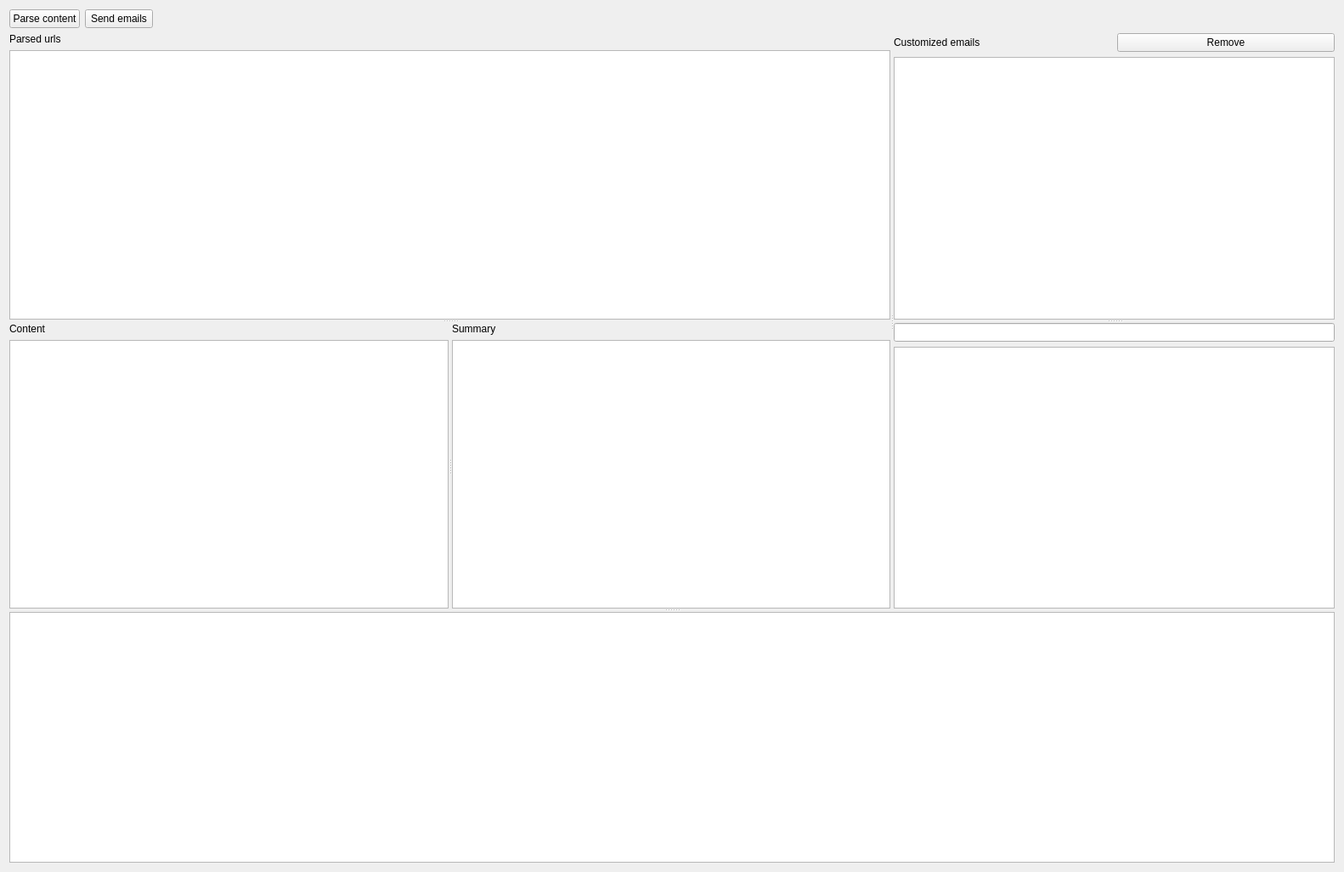
<?xml version="1.0" encoding="UTF-8"?>
<ui version="4.0">
 <class>PaneEmails</class>
 <widget class="QWidget" name="PaneEmails">
  <property name="geometry">
   <rect>
    <x>0</x>
    <y>0</y>
    <width>1582</width>
    <height>1026</height>
   </rect>
  </property>
  <property name="windowTitle">
   <string>Emails Customized</string>
  </property>
  <layout class="QVBoxLayout" name="verticalLayout_6">
   <item>
    <layout class="QHBoxLayout" name="horizontalLayout_2">
     <item>
      <widget class="QPushButton" name="buttonParseWebPages">
       <property name="text">
        <string>Parse content</string>
       </property>
       <property name="checkable">
        <bool>true</bool>
       </property>
      </widget>
     </item>
     <item>
      <widget class="QPushButton" name="buttonSendEmails">
       <property name="text">
        <string>Send emails</string>
       </property>
       <property name="checkable">
        <bool>true</bool>
       </property>
      </widget>
     </item>
     <item>
      <spacer name="horizontalSpacer">
       <property name="orientation">
        <enum>Qt::Horizontal</enum>
       </property>
       <property name="sizeHint" stdset="0">
        <size>
         <width>40</width>
         <height>20</height>
        </size>
       </property>
      </spacer>
     </item>
    </layout>
   </item>
   <item>
    <widget class="QSplitter" name="splitterMain">
     <property name="orientation">
      <enum>Qt::Vertical</enum>
     </property>
     <widget class="QSplitter" name="splitterTop">
      <property name="orientation">
       <enum>Qt::Horizontal</enum>
      </property>
      <widget class="QSplitter" name="splitterLeft">
       <property name="orientation">
        <enum>Qt::Vertical</enum>
       </property>
       <widget class="QWidget" name="">
        <layout class="QVBoxLayout" name="verticalLayout_3">
         <item>
          <widget class="QLabel" name="label">
           <property name="text">
            <string>Parsed urls</string>
           </property>
          </widget>
         </item>
         <item>
          <widget class="QTreeView" name="treeViewUrls"/>
         </item>
        </layout>
       </widget>
       <widget class="QSplitter" name="splitter">
        <property name="orientation">
         <enum>Qt::Horizontal</enum>
        </property>
        <widget class="QWidget" name="">
         <layout class="QVBoxLayout" name="verticalLayout">
          <item>
           <widget class="QLabel" name="label_3">
            <property name="text">
             <string>Content</string>
            </property>
           </widget>
          </item>
          <item>
           <widget class="QPlainTextEdit" name="plainTextEditContent"/>
          </item>
         </layout>
        </widget>
        <widget class="QWidget" name="">
         <layout class="QVBoxLayout" name="verticalLayout_2">
          <item>
           <widget class="QLabel" name="label_4">
            <property name="text">
             <string>Summary</string>
            </property>
           </widget>
          </item>
          <item>
           <widget class="QPlainTextEdit" name="plainTextEditSummary"/>
          </item>
         </layout>
        </widget>
       </widget>
      </widget>
      <widget class="QSplitter" name="splitterRight">
       <property name="orientation">
        <enum>Qt::Vertical</enum>
       </property>
       <widget class="QWidget" name="">
        <layout class="QVBoxLayout" name="verticalLayout_5">
         <item>
          <layout class="QHBoxLayout" name="horizontalLayout">
           <item>
            <widget class="QLabel" name="label_5">
             <property name="text">
              <string>Customized emails</string>
             </property>
            </widget>
           </item>
           <item>
            <widget class="QPushButton" name="buttonRemoveEmail">
             <property name="toolTip">
              <string>Remove a customized email</string>
             </property>
             <property name="text">
              <string>Remove</string>
             </property>
            </widget>
           </item>
          </layout>
         </item>
         <item>
          <widget class="QTreeView" name="treeViewEmails"/>
         </item>
        </layout>
       </widget>
       <widget class="QWidget" name="">
        <layout class="QVBoxLayout" name="verticalLayout_4">
         <item>
          <widget class="QLineEdit" name="lineEditEmail"/>
         </item>
         <item>
          <widget class="QPlainTextEdit" name="plainTextEditEmail"/>
         </item>
        </layout>
       </widget>
      </widget>
     </widget>
     <widget class="QTextEdit" name="textEditLog"/>
    </widget>
   </item>
  </layout>
 </widget>
 <resources/>
 <connections/>
</ui>
